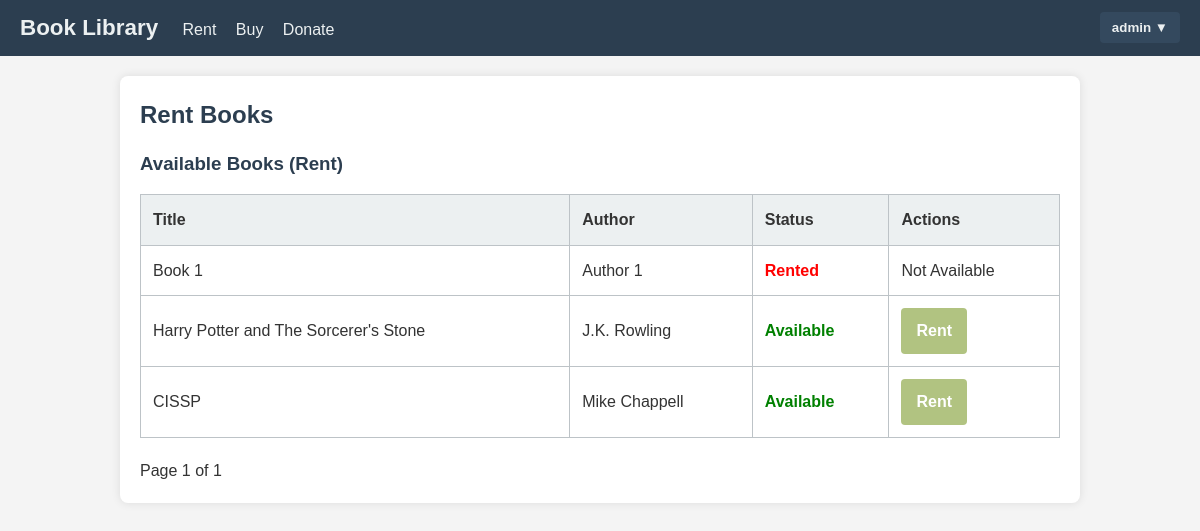
Page /?tab=rent&page=2 (signed in) on the earlier database version.
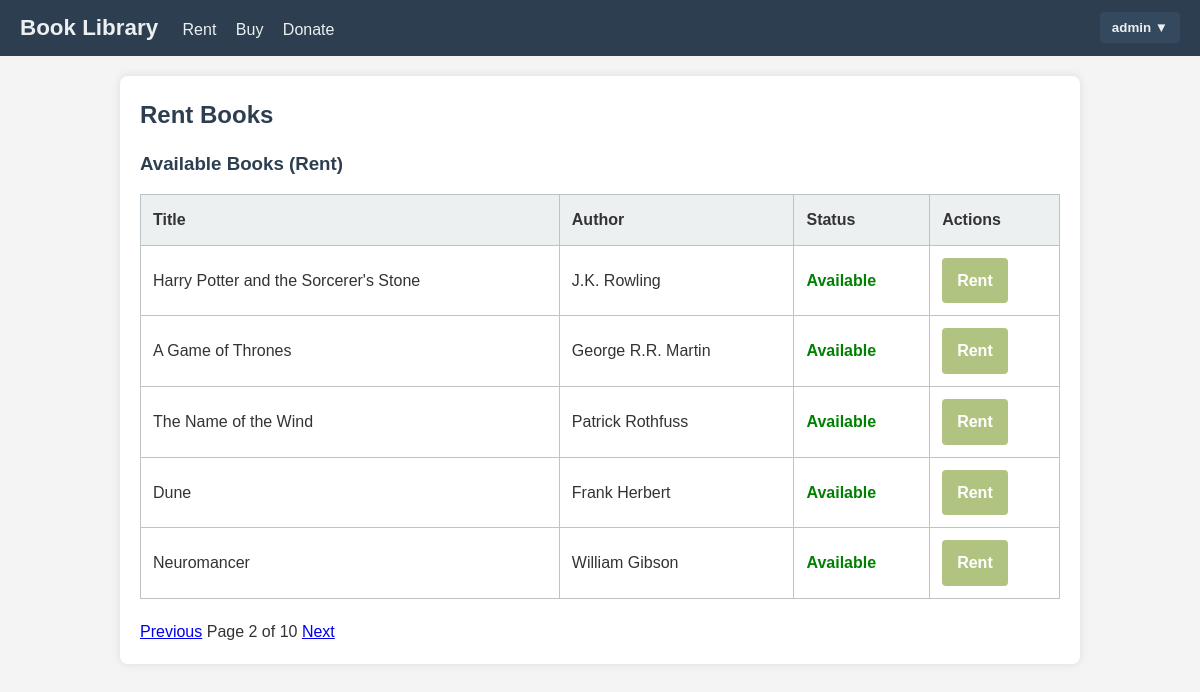
Same page on the later database version.
### library_app/models.py (models this page shows, shortened)
class Book(models.Model):
    CONDITION_CHOICES = [
        ('mint', 'Mint'),
        ('not-mint', 'Not Mint'),
    ]
    AGE_GROUP_CHOICES = [
        ('kids', 'Kids'),
        ('adult', 'Adult'),
    ]
    title = models.CharField(max_length=200)
    author = models.CharField(max_length=100)
    description = models.TextField(blank=True, default="")
    original_mrp = models.DecimalField(max_digits=8, decimal_places=2, null=True, blank=True)
    is_new = models.BooleanField(default=False)
    condition = models.CharField(max_length=20, choices=CONDITION_CHOICES, default='mint')
    genre = models.CharField(max_length=100, blank=True, default="")
    age_group = models.CharField(max_length=10, choices=AGE_GROUP_CHOICES, default='adult')
    price = models.DecimalField(max_digits=8, decimal_places=2, null=True, blank=True)
    discount_percent = models.PositiveIntegerField(default=0)
    offer_price = models.DecimalField(max_digits=8, decimal_places=2, null=True, blank=True)
    available = models.BooleanField(default=True)
    donated_by = models.ForeignKey(
        User,
        null=True,
        blank=True,
        on_delete=models.SET_NULL,
        related_name='donated_books'
    )

### library_app/views/home.py (the view)
# urls.py: path("", library_home, name="library-home"),
@login_required
def library_home(request):
    tab = request.GET.get("tab", "rent")
    books_qs = Book.objects.all().order_by("id")
    buyable_qs = Book.objects.filter(price__isnull=False).order_by("id")
    page_number = request.GET.get("page", 1)
    if tab == "rent":
        paginator = Paginator(books_qs, 5)
        books = paginator.get_page(page_number)
        buyable_books = None
    elif tab == "buy":
        paginator = Paginator(buyable_qs, 5)
        buyable_books = paginator.get_page(page_number)
        books = None
    else:
        books = books_qs
        buyable_books = buyable_qs
    rentals = Rental.objects.filter(user=request.user).order_by("-rented_on")
    donations = (
        Donation.objects.filter(user=request.user)
        .select_related("book")
        .order_by("-donated_on")
    )
    purchases = (
        Purchase.objects.filter(user=request.user)
        .select_related("book")
        .order_by("-purchased_on")
    )
    donation_form = DonationBookForm()
    context = {
        "tab": tab,
        "books": books,
        "buyable_books": buyable_books,
        "rentals": rentals,
        "donations": donations,
        "purchases": purchases,
        "donation_form": donation_form,
    }
    return render(request, "library_app/home.html", context)

### library_app/templates/library_app/home.html (shortened to what this page needs)
{% extends 'library_app/index.html' %}
{% block content %}
  {% if tab == 'rent' %}
    <h2>Rent Books</h2>
    <h3>Available Books (Rent)</h3>
    <table>
      <thead>
        <tr>
          <th>Title</th><th>Author</th><th>Status</th><th>Actions</th>
        </tr>
      </thead>
      <tbody>
        {% for book in books %}
        <tr>
          <td>{{ book.title }}</td>
          <td>{{ book.author }}</td>
          <td>
            {% if book.available %}
              <span class="status-available">Available</span>
            {% else %}
              <span class="status-rented">Rented</span>
            {% endif %}
          </td>
          <td>
            {% if book.available %}
              <a href="{% url 'rent-book' book.id %}" class="btn-action">Rent</a>
            {% else %}
              <span class="disabled">Not Available</span>
            {% endif %}
          </td>
        </tr>
        {% empty %}
        <tr><td colspan="4">No books available.</td></tr>
        {% endfor %}
      </tbody>
    </table>
    {% if books and books.paginator %}
      <div class="pagination">
        {% if books.has_previous %}
          <a href="?tab=rent&page={{ books.previous_page_number }}">Previous</a>
        {% endif %}
        <span>Page {{ books.number }} of {{ books.paginator.num_pages }}</span>
        {% if books.has_next %}
          <a href="?tab=rent&page={{ books.next_page_number }}">Next</a>
        {% endif %}
      </div>
    {% endif %}
  {% else %}
    <h2>Your Library</h2>
    <p>Select an option from the navigation bar above.</p>
  {% endif %}
{% endblock %}

### library_app/templates/library_app/index.html (shortened to what this page needs)
{% load static %}
<!DOCTYPE html>
<html lang="en">
<head>
  <link rel="stylesheet" href="{% static 'library_app/styles.css' %}" />
</head>
<body>
  <nav class="navbar">
    <div class="nav-left">
      <a href="{% url 'library-home' %}" class="nav-brand">Book Library</a>
      {% if user.is_authenticated %}
        <a href="{% url 'library-home' %}?tab=rent" class="nav-link">Rent</a>
        <a href="{% url 'library-home' %}?tab=buy" class="nav-link">Buy</a>
        <a href="{% url 'library-home' %}?tab=donate" class="nav-link">Donate</a>
      {% endif %}
    </div>
    <div class="nav-right">
      {% if user.is_authenticated %}
      <div class="dropdown">
        <button class="dropbtn">
          {{ user.username }} ▼
        </button>
      </div>
      {% else %}
        <a href="{% url 'login' %}" class="nav-link">Login</a>
        <a href="{% url 'register' %}" class="nav-link">Register</a>
      {% endif %}
    </div>
  </nav>
  <div class="container">
    <main>
      {% block content %}{% endblock %}
    </main>
  </div>
</body>
</html>

### library_app/static/library_app/styles.css (style rules this page uses)
* { box-sizing: border-box; margin: 0; padding: 0; }
body { font-family: Arial, sans-serif; background-color: #f4f4f4; line-height: 1.6; color: #333; }
.container { max-width: 960px; margin: 20px auto; padding: 20px; background: #fff; box-shadow: 0 0 10px rgba(0,0,0,0.1); border-radius: 8px; }
h2, h3 { margin-bottom: 15px; color: #2c3e50; }
button, .btn-primary, .btn-action, .btn-logout, .btn-buy { background-color: #B1C381; color: #fff; padding: 10px 15px; border: none; border-radius: 4px; cursor: pointer; font-weight: 600; transition: background 0.3s; text-decoration: none; display: inline-block; text-align: center; }
table { width: 100%; border-collapse: collapse; margin-bottom: 20px; }
thead { background-color: #ecf0f1; }
th, td { padding: 12px; border: 1px solid #bdc3c7; text-align: left; }
.status-available { color: green; font-weight: bold; }
.navbar { background-color: #2c3e50; color: #ecf0f1; padding: 10px 20px; display: flex; justify-content: space-between; align-items: center; }
.nav-brand { font-size: 1.4rem; font-weight: 700; color: #ecf0f1; text-decoration: none; margin-right: 20px; }
.nav-left .nav-link, .nav-right .nav-link { margin-right: 15px; color: #ecf0f1; text-decoration: none; font-weight: 500; }
.dropdown { position: relative; display: inline-block; }
.dropbtn { background-color: #34495e; color: #ecf0f1; padding: 8px 12px; border: none; border-radius: 4px; cursor: pointer; }

Differences in the rows shown:
no longer on this page (row unchanged): Book: title "Book 1", author "Author 1", available "Rented"
no longer on this page (row unchanged): Book: title "Harry Potter and The Sorcerer's Stone", author "J.K. Rowling", available "Available"
no longer on this page (row unchanged): Book: title "CISSP", author "Mike Chappell", available "Available"
added Book: title "Harry Potter and the Sorcerer's Stone", author "J.K. Rowling", available "Available"
added Book: title "A Game of Thrones", author "George R.R. Martin", available "Available"
added Book: title "The Name of the Wind", author "Patrick Rothfuss", available "Available"
added Book: title "Dune", author "Frank Herbert", available "Available"
added Book: title "Neuromancer", author "William Gibson", available "Available"
Other differences:
{{ books.number }}: "1" → "2"
{{ books.paginator.num_pages }}: "1" → "10"
text now shown: "Previous Next"
